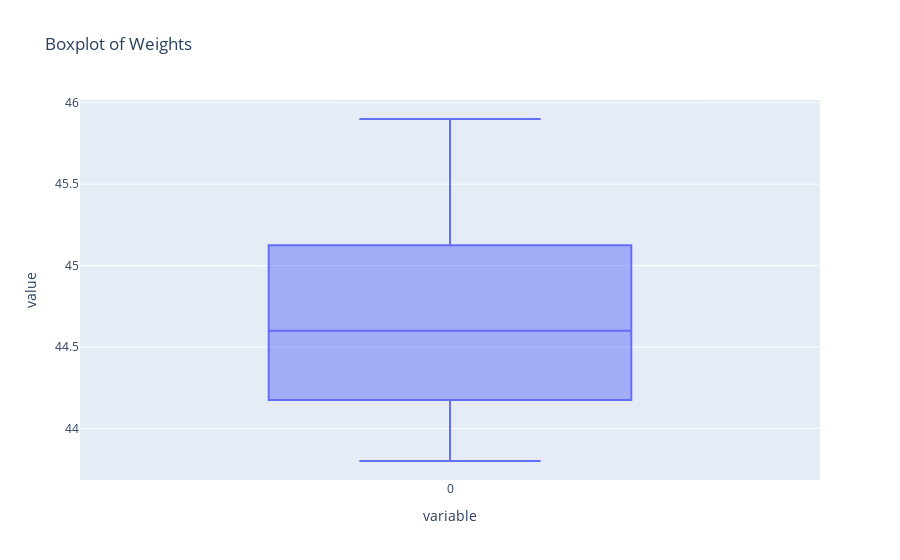

Notebook code cell kept with this figure:
### Code cell
fig = px.box(expensive_brand, title='Boxplot of Weights')
fig.show()

### Figure 1 — Plotly figure (JSON) as saved in the notebook; plotly's stock layout.template omitted (floating-point values rounded to 4 significant figures)
{"data": [{"alignmentgroup": "True", "hovertemplate": "variable=%{x}<br>value=%{y}<extra></extra>", "legendgroup": "", "marker": {"color": "#636efa"}, "name": "", "notched": false, "offsetgroup": "", "orientation": "v", "showlegend": false, "type": "box", "x": ["0", "0", "0", "0", "0", "0", "0", "0", "0", "0", "0", "0", "0", "0", "0", "0", "0", "0", "0", "0", "0", "0", "0", "0", "0"], "x0": " ", "xaxis": "x", "y": [44.2, 44.5, 44.8, 43.8, 44.2, 44.6, 45.8, 45.2, 45.9, 45.0, 45.0, 44.1, 43.9, 43.9, 44.5, 44.5, 44.7, 45.8, 45.2, 45.1, 45.4, 43.8, 44.2, 43.9, 44.6], "y0": " ", "yaxis": "y"}], "layout": {"boxmode": "group", "legend": {"tracegroupgap": 0}, "title": {"text": "Boxplot of Weights"}, "xaxis": {"anchor": "y", "domain": [0, 1], "title": {"text": "variable"}}, "yaxis": {"anchor": "x", "domain": [0, 1], "title": {"text": "value"}}}}
